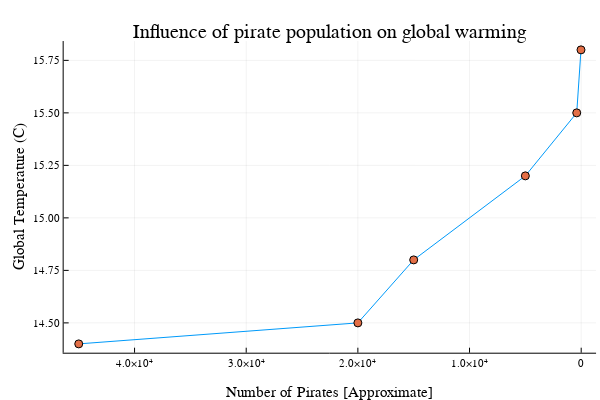

Notebook source saved alongside this figure:
### Code cell
# First, plot the data
plot(numpirates, globaltemperatures, legend=false)
scatter!(numpirates, globaltemperatures, legend=false)

# This reverses x axis we can see how the temperature chnages as
xflip!()

xlabel!("Number of Pirates [Approximate]")
ylabel!("Global Temperature (C)")
title!("Influence of pirate population on global warming")

### Figure 1 — Plotly figure (JSON) as saved in the notebook; plotly's stock layout.template omitted (floating-point values rounded to 4 significant figures)
{"data": [{"colorbar": {"len": 0.8657, "title": "", "x": 0.9934, "y": 0.5087}, "legendgroup": "y1", "line": {"color": "rgba(0, 154, 250, 1.000)", "dash": "solid", "shape": "linear", "width": 1}, "mode": "lines", "name": "y1", "showlegend": true, "type": "scatter", "x": [45000, 20000, 15000, 5000, 400, 17], "xaxis": "x", "y": [14.4, 14.5, 14.8, 15.2, 15.5, 15.8], "yaxis": "y"}, {"colorbar": {"len": 0.8657, "title": "", "x": 0.9934, "y": 0.5087}, "legendgroup": "y2", "marker": {"color": "rgba(227, 111, 71, 1.000)", "line": {"color": "rgba(0, 0, 0, 1.000)", "width": 1}, "size": 8, "symbol": "circle"}, "mode": "markers", "name": "y2", "showlegend": true, "type": "scatter", "x": [45000, 20000, 15000, 5000, 400, 17], "xaxis": "x", "y": [14.4, 14.5, 14.8, 15.2, 15.5, 15.8], "yaxis": "y"}], "layout": {"annotations": [{"font": {"color": "rgba(0, 0, 0, 1.000)", "family": "sans-serif", "size": 20}, "rotation": 0, "showarrow": false, "text": "Influence of pirate population on global warming", "x": 0.5498, "xanchor": "center", "xref": "paper", "y": 1, "yanchor": "top", "yref": "paper"}], "height": 400, "margin": {"b": 20, "l": 0, "r": 0, "t": 20}, "paper_bgcolor": "rgba(255, 255, 255, 1.000)", "plot_bgcolor": "rgba(255, 255, 255, 1.000)", "showlegend": false, "width": 600, "xaxis": {"anchor": "y", "domain": [0.1061, 0.9934], "gridcolor": "rgba(0, 0, 0, 0.100)", "gridwidth": 0.5, "linecolor": "rgba(0, 0, 0, 1.000)", "mirror": false, "range": [46350.0, -1332.0], "showgrid": true, "showline": true, "showticklabels": true, "tickangle": 0, "tickcolor": "rgb(0, 0, 0)", "tickfont": {"color": "rgba(0, 0, 0, 1.000)", "family": "sans-serif", "size": 11}, "tickmode": "array", "ticks": "inside", "ticktext": ["0", "1.0×10⁴", "2.0×10⁴", "3.0×10⁴", "4.0×10⁴"], "tickvals": [0, 10000, 20000, 30000, 40000], "title": "Number of Pirates [Approximate]", "titlefont": {"color": "rgba(0, 0, 0, 1.000)", "family": "sans-serif", "size": 15}, "type": "-", "visible": true, "zeroline": false, "zerolinecolor": "rgba(0, 0, 0, 1.000)"}, "yaxis": {"anchor": "x", "domain": [0.07581, 0.9415], "gridcolor": "rgba(0, 0, 0, 0.100)", "gridwidth": 0.5, "linecolor": "rgba(0, 0, 0, 1.000)", "mirror": false, "range": [14.36, 15.84], "showgrid": true, "showline": true, "showticklabels": true, "tickangle": 0, "tickcolor": "rgb(0, 0, 0)", "tickfont": {"color": "rgba(0, 0, 0, 1.000)", "family": "sans-serif", "size": 11}, "tickmode": "array", "ticks": "inside", "ticktext": ["14.50", "14.75", "15.00", "15.25", "15.50", "15.75"], "tickvals": [14.5, 14.75, 15, 15.25, 15.5, 15.75], "title": "Global Temperature (C)", "titlefont": {"color": "rgba(0, 0, 0, 1.000)", "family": "sans-serif", "size": 15}, "type": "-", "visible": true, "zeroline": false, "zerolinecolor": "rgba(0, 0, 0, 1.000)"}}}
